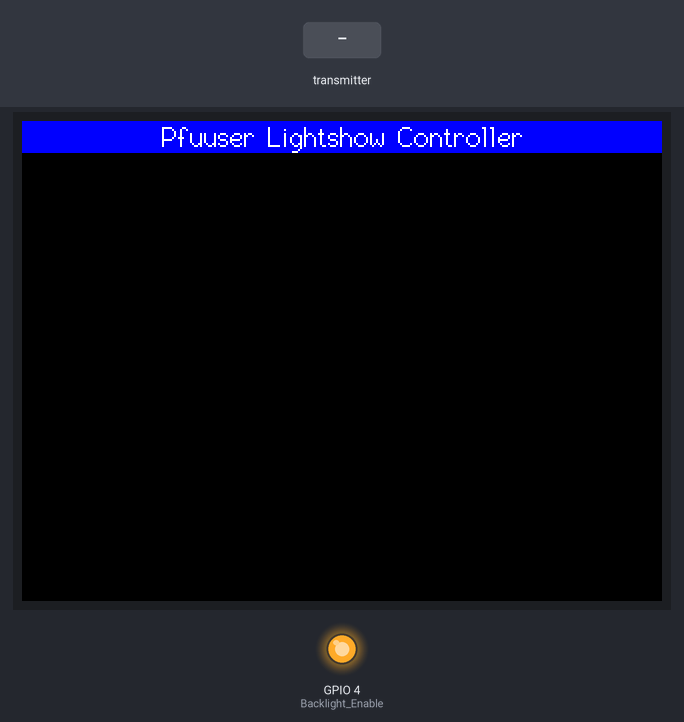
Simulated run of this program. Board: ESP32. On the bench: 320×240 colour display, output pins drawn as LEDs (lit = HIGH). The test bench sets the inputs (shaded band). What the program prints to the serial monitor is not drawn.

Above: at 1.4 s.

The program:

main.cpp
```cpp
#include <Arduino.h>
#include "radio.h"
#include "tft.h"


EspNow32 radio;
CustomTFT tft;


struct_payload txdata;
const byte numChars = 16;
char receivedChars[numChars]; // an array to store the received data
int testdata = 0;
boolean newData = false;


void setup() {
  // start serial port
  Serial.begin(115200);
  Serial.println("\n\nESP8266 RGB controller server Debug \n -----------------------------------");

  // Setup TFT Display
  tft.setup();

  // Setup Radio
  radio.setup();
}

void recvWithEndMarker() {
  static byte ndx = 0;
  char endMarker = '\r';
  char rc;

  //if (Serial.available() > 0) {
  while (Serial.available() > 0 && newData == false) {
    rc = Serial.read();

    if (rc != endMarker) {
      receivedChars[ndx] = rc;
      ndx++;
      if (ndx >= numChars) {
        ndx = numChars - 1;
      }
    }
      else {
      receivedChars[ndx] = '\0'; // terminate the string
      ndx = 0;
      newData = true;
    }
  }
}

void showNewData() {
 if (newData == true) {
  Serial.print("\n This just in ... ");
  Serial.println(receivedChars);
  Serial.println("Sending Testdata...");
  testdata = atoi(receivedChars);

  txdata.SubSet_Type = 1;       // Select range
  txdata.Subset_Index = 1;      // ID 1
  txdata.SubSet_Range = 1;      // Range 1

  txdata.Data.Command = 0xF0;   // Set Color Direct

  txdata.Data.Data0 = testdata;
  txdata.Data.Data1 = testdata/2;
  txdata.Data.Data2 = testdata/10;
  txdata.Data.Data3 = 0;


  radio.payloadTx(txdata);

  newData = false;
  }
};

void loop() {

  recvWithEndMarker();
  showNewData();

}
```

crc8.cpp
```cpp
#include "crc/CRC8.h"

CRC8::CRC8(void) {
}

void CRC8::begin(void) {
  crc  remainder;
    for (int dividend = 0; dividend < 256; ++dividend)
    {
        remainder = dividend << (WIDTH - 8);
        for (uint8_t bit = 8; bit > 0; --bit)
        {
            if (remainder & TOPBIT)
            {
                remainder = (remainder << 1) ^ POLYNOMIAL;
            }
            else
            {
                remainder = (remainder << 1);
            }
        }
        crcTable[dividend] = remainder;
    }
}


crc CRC8::get_crc8(uint8_t const message[], int nBytes) {
   uint8_t data;
    crc remainder = 0;
    for (int byte = 0; byte < nBytes; ++byte)
    {
        data = message[byte] ^ (remainder >> (WIDTH - 8));
        remainder = crcTable[data] ^ (remainder << 8);
    }
    return (remainder);
}
```

crc8.h
```cpp
/*  CRC8 library
	*/
	#ifndef CRC8_H
	#define CRC8_H

	#include "Arduino.h"


	typedef uint8_t crc;
	#define POLYNOMIAL 0x07  /* CRC8_CCITT */
	#define WIDTH  (8 * sizeof(crc))
	#define TOPBIT (1 << (WIDTH - 1))

	class CRC8 {
	  public:
	   CRC8();
	   void begin();
	   crc get_crc8(uint8_t const message[], int nBytes);

	 private:
	  uint8_t crcTable[256];


	};

	#endif
```

radio.cpp
```cpp
#include <Arduino.h>
#include <WiFi.h>
#include <esp_now.h>
#include "radio.h"
#include "crc/crc8.h"

esp_now_peer_info_t peerInfo;
EspNow32 _radio;
CRC8 crc8;


EspNow32::EspNow32(void){
  crc8.begin();
}

// Setup Radio
void EspNow32::setup(void){
  // Set device as a Wi-Fi Station
  WiFi.mode(WIFI_STA);
  Serial.print("MAC: "); Serial.println(WiFi.macAddress());
  Serial.println("\n");


  if (esp_now_init() != ESP_OK) {
    Serial.println("Error initializing ESP-NOW");
    return;
  }

  // Once ESPNow is successfully Init, we will register for Send CB to
  // get the status of Trasnmitted packet
  esp_now_register_send_cb(OnDataSent);

  // Register peer
  memcpy(peerInfo.peer_addr, broadcastMac, 6);
  peerInfo.channel = WIFI_CHANNEL;
  peerInfo.encrypt = false;

  // Add peer
  if (esp_now_add_peer(&peerInfo) != ESP_OK){
    Serial.println("Failed to add peer");
    return;
  }
  // Register for a callback function that will be called when data is received
  esp_now_register_recv_cb(OnDataRecv);
};

// Callback when data is sent
void EspNow32::OnDataSent(const uint8_t *mac_addr, esp_now_send_status_t status) {
};

// Callback when data is received
void EspNow32::OnDataRecv(const uint8_t * mac, const uint8_t *incomingData, int len) {
  struct_frame frame;
  memcpy(&frame, incomingData, sizeof(frame));
  Serial.println(" ----------| Rx frame |----------");
  _radio.printFrame(frame);
  evalRxFrame(frame, CLIENT_ID);
};

// Check key, address and CRC of received frame
uint8_t EspNow32::evalRxFrame(struct_frame frame, uint8_t clientId){
  //Key
  if(frame.Key != 0xA8){
    Serial.println("Frame received, wrong key");
    return 1;  // Wrong Key
  }
  //CRC
  uint8_t crc = _radio.CRCcalc(frame.Payload);
  if(frame.CRC != crc) {
    Serial.printf("Frame received, wrong CRC: %d \n", crc);
    return 2;
  }
    //Address
   if(frame.Payload.SubSet_Type == 0 ||                                             // Broadcast
     (frame.Payload.SubSet_Type == 1 && frame.Payload.Subset_Index == CLIENT_ID)){  // Range
      Serial.println("Valid frame received");
      return 0;
     }
    Serial.println("Frame received, wrong address");
    return 3;
}

// transmit a payload after adding key and CRC
uint8_t EspNow32::payloadTx(struct_payload payload){
  struct_frame txFrame;
  txFrame.Key = 0xA8;
  txFrame.Payload = payload;

  txFrame.CRC =_radio.CRCcalc(payload);

  Serial.println(" ----------| Tx frame | ----------");
  printFrame(txFrame);
  return esp_now_send(broadcastMac, (uint8_t *) &txFrame, sizeof(txFrame));
}

// Calculate CRC of a payload
uint8_t EspNow32::CRCcalc(struct_payload payload){
  unsigned char frame_array[sizeof(payload)];
  memcpy(&frame_array, &payload, sizeof(payload));
  return crc8.get_crc8(frame_array, sizeof(payload));
}

// debug print frame
void EspNow32::printFrame(struct_frame frame){
  Serial.printf("Key: %#x , CRC %d \n" , frame.Key, frame.CRC);
  Serial.printf("Subset: %#x %#x %#x , Data %#x | %#x %#x %#x %#x %#x \n\n" , frame.Payload.SubSet_Type, frame.Payload.Subset_Index, frame.Payload.SubSet_Range, frame.Payload.Data.Command, frame.Payload.Data.Data0, frame.Payload.Data.Data1, frame.Payload.Data.Data2, frame.Payload.Data.Data3, frame.Payload.Data.Data4);
}
```

radio.h
```cpp
#ifndef _RADIO_H
#define _RADIO_H

    #include <esp_now.h>

    // User Setup
    #define WIFI_CHANNEL 0
    #define CLIENT_ID 0
    const uint8_t broadcastMac[] = {0xFF, 0xFF, 0xFF, 0xFF, 0xFF, 0xFF};


    // Structure of the Data sent on the Radio
    typedef struct struct_data {
        uint8_t Command;
        uint8_t Data0;
        uint8_t Data1;
        uint8_t Data2;
        uint8_t Data3;
        uint8_t Data4;
    } struct_data;

    //Radio Tx/Rx Payload
    typedef struct struct_payload {
        uint8_t Key;
        uint8_t SubSet_Type;
        uint8_t Subset_Index;
        uint8_t SubSet_Range;
        struct_data Data;
        uint8_t CRC;
    } struct_payload;

    // On air Radio Tx/Rx Frame
    typedef struct struct_frame {
        uint8_t Key;
        struct_payload Payload;
        uint8_t CRC;
    } struct_frame;


    class EspNow32 {
        private:
        // Create a struct_message to hold incoming Frame, Payload and Data

        public:
            EspNow32();
            void setup(void);
            uint8_t payloadTx(struct_payload payload);
            void printFrame(struct_frame frame);

        private:
            static void OnDataSent(const uint8_t *mac_addr, esp_now_send_status_t status);
            static void OnDataRecv(const uint8_t * mac, const uint8_t *incomingData, int len);
            static uint8_t evalRxFrame(struct_frame Payload, uint8_t clientId);
            uint8_t CRCcalc(struct_payload payload);
	};


#endif
```

tft.cpp
```cpp
#include <Arduino.h>
#include <SPI.h>
#include <TFT_eSPI.h>       // Hardware-specific library
#include "tft.h"


CustomTFT::CustomTFT(void){
}

void CustomTFT::setup(void){
    tft.init();
    tft.setRotation(3);
    tft.fillScreen(TFT_BLACK);
    tft.setTextSize(1);
    tft.setTextColor(TFT_WHITE);
    tft.setCursor(0, 0);

    pinMode(4, OUTPUT);       // Backlight Enable
    digitalWrite(4, HIGH);


    // Setup static Text
    tft.setTextColor(TFT_WHITE, TFT_BLUE);
    tft.fillRect(0,0,320,16, TFT_BLUE);
    tft.drawCentreString("Pfuuser Lightshow Controller",160,0,2);
}
```

tft.h
```cpp
#ifndef _TFT_H
#define _TFT_H

#include <TFT_eSPI.h>
// User Setup


class CustomTFT {
        private:
        TFT_eSPI tft = TFT_eSPI();

        public:
        CustomTFT();
        void setup();
	};


#endif
```
